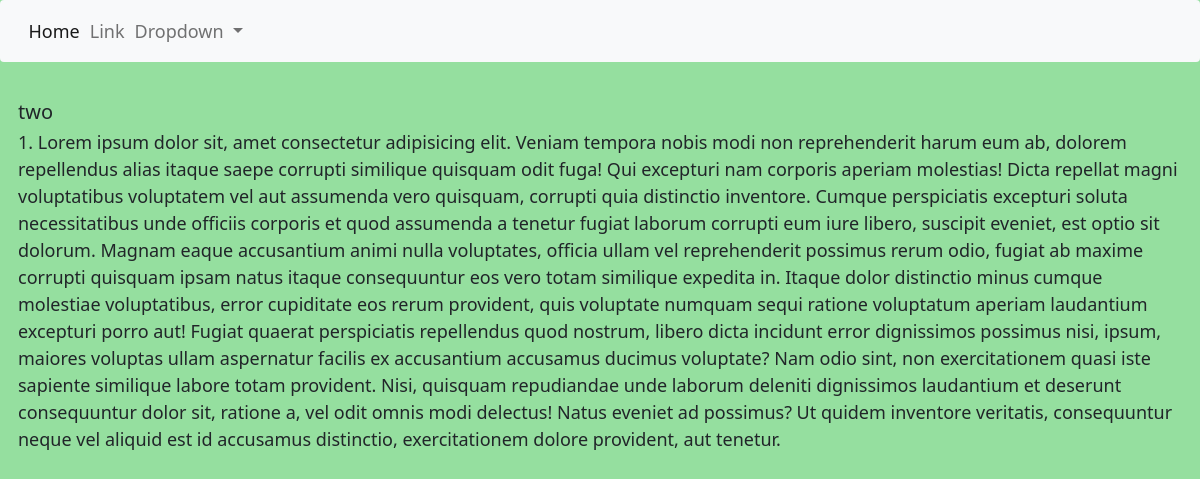
The app's page /post/one_two with its own data.
### blog/models.py (models this page shows, shortened)
class Post(models.Model):
    title = models.CharField(max_length=255)
    slug = models.SlugField(max_length=255, unique=True)
    summary = models.CharField(max_length=300)
    content = models.TextField()
    published = models.BooleanField(default=True)
    created = models.DateTimeField(auto_now_add=True)
    class Meta:
        ordering = ['-created']

### blog/views.py (the view)
# urls.py: path('post/', blog_views.post),
def post(request,slug):
    return render(request, 'post.html',
    {'post':get_object_or_404(Post,slug=slug)}
    )

### blog/templates/post.html (shortened to what this page needs)
{% extends 'base.html' %}
{% block content %}
<body>
    <h2>{{post.title}}</h2>
    <div>{{post.content|linenumbers|linebreaksbr}}</div>
</body>
{% endblock %}

### blog/static/css/style.css (style rules this page uses)
body { background-color: rgb(149, 223, 159) !important; font-size: large; }

### records on screen
Post: title "two", content|linenumbers "1. Lorem ipsum dolor sit, amet consectetur adipisicing elit. Veniam tempora nobis modi non reprehenderit harum eum ab, dolorem repellendus alias itaque saepe corrupti similique quisquam odit fuga! Qui excepturi nam corporis aperiam molestias! Dicta repellat magni voluptatibus voluptatem vel aut assumenda vero quisquam, corrupti quia distinctio inventore. Cumque perspiciatis excepturi soluta necessitatibus unde officiis corporis et quod assumenda a tenetur fugiat laborum corrupti eum iure libero, suscipit eveniet, est optio sit dolorum. Magnam eaque accusantium animi nulla voluptates, officia ullam vel reprehenderit possimus rerum odio, fugiat ab maxime corrupti quisquam ipsam natus itaque…"
